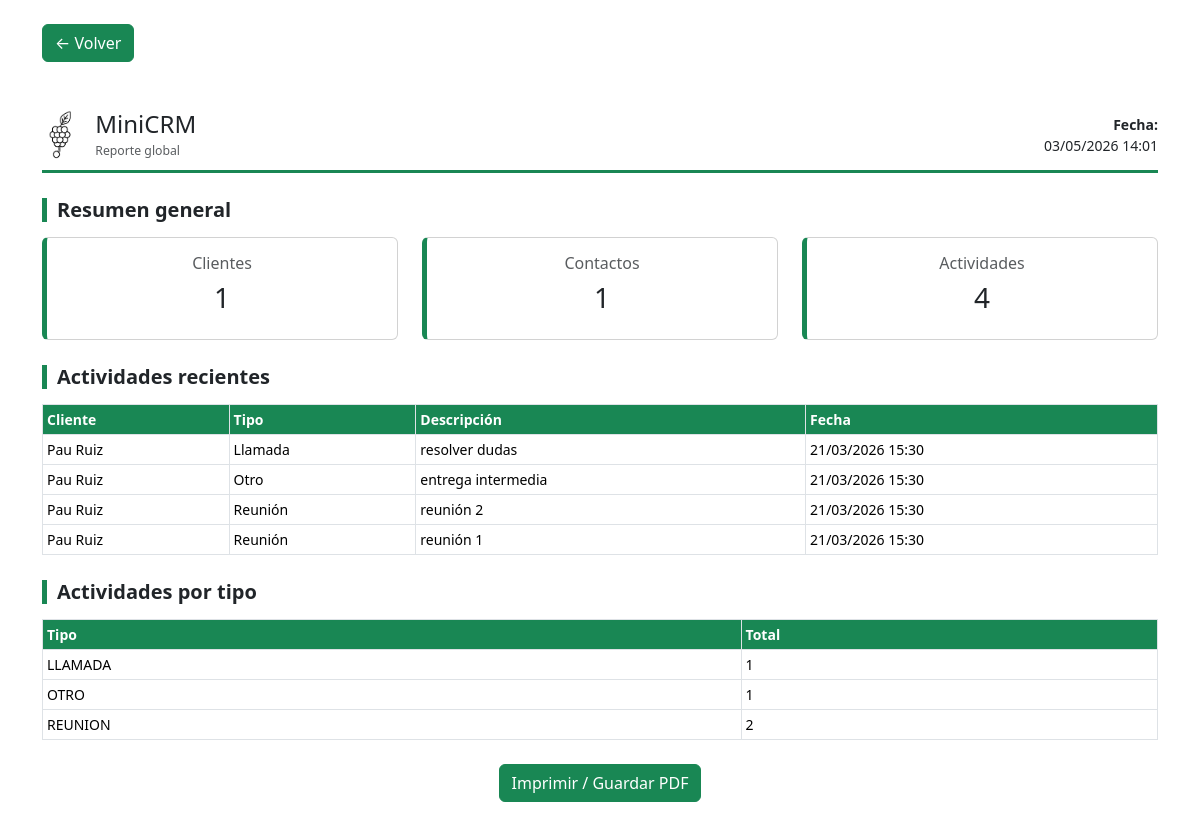
Page /reporte-global/ (signed in) on the earlier database version.
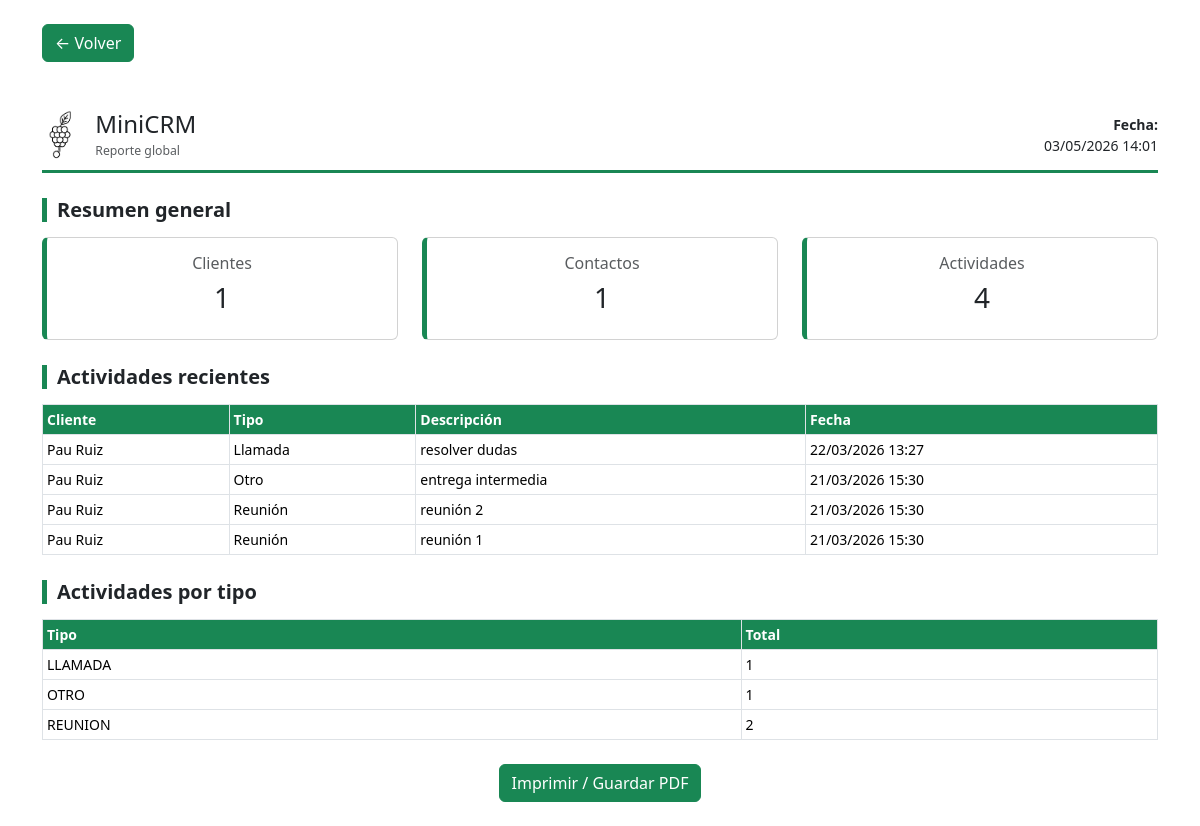
Same page on the later database version.
### clientes/models.py (models this page shows, shortened)
class Actividad(models.Model):
    TIPO_CHOICES = [
        ('LLAMADA', 'Llamada'),
        ('EMAIL', 'Email'),
        ('REUNION', 'Reunión'),
        ('OTRO', 'Otro'),
    ]
    cliente = models.ForeignKey(
        Cliente,
        on_delete=models.CASCADE,
        related_name='actividades'
    )
    tipo = models.CharField(max_length=10, choices=TIPO_CHOICES)
    descripcion = models.TextField()
    fecha = models.DateTimeField(auto_now_add=True)

class Cliente(models.Model):
    usuario = models.ForeignKey(User, on_delete=models.CASCADE)
    nombre = models.CharField(max_length=100)
    telefono = models.CharField(max_length=20)
    email = models.EmailField()
    empresa = models.CharField(max_length=100, blank=True)
    notas = models.TextField(blank=True)
    fecha_creacion = models.DateTimeField(auto_now_add=True)

### clientes/views.py (the view)
# urls.py: path('reporte-global/', views.reporte_global, name='reporte_global'),
@login_required
def reporte_global(request):
    total_clientes = Cliente.objects.filter(usuario=request.user).count()
    total_contactos = Contacto.objects.filter(cliente__usuario=request.user).count()
    total_actividades = Actividad.objects.filter(cliente__usuario=request.user).count()
    actividades_recientes = Actividad.objects.filter(
        cliente__usuario=request.user
    ).order_by('-fecha')[:20]
    actividades_por_tipo = Actividad.objects.filter(
        cliente__usuario=request.user
    ).values('tipo').annotate(total=Count('tipo'))
    return render(request, 'clientes/reporte_global.html', {
        'total_clientes': total_clientes,
        'total_contactos': total_contactos,
        'total_actividades': total_actividades,
        'actividades_recientes': actividades_recientes,
        'actividades_por_tipo': actividades_por_tipo,
        'now': timezone.now(),
    })

### clientes/templates/clientes/reporte_global.html (shortened to what this page needs)
{% load static %}
<!DOCTYPE html>
<html lang="es">
<head>
    <link href="https://cdn.jsdelivr.net/npm/bootstrap@5.3.2/dist/css/bootstrap.min.css" rel="stylesheet">
</head>
<body class="container py-4">
    <div class="no-print mb-5">
        <a href="{% url 'dashboard' %}" class="btn btn-success">
            ← Volver
        </a>
    </div>
    <div class="report-header d-flex justify-content-between align-items-center">
        <div class="d-flex align-items-center">
            <img src="{% static 'img/logo.png' %}" class="logo me-3">
            <div>
                <h4 class="mb-0">MiniCRM</h4>
                <small class="text-muted">Reporte global</small>
            </div>
        </div>
        <div class="text-end">
            <strong>Fecha:</strong><br>
            {{ now|date:"d/m/Y H:i" }}
        </div>
    </div>
    <h5 class="section-title">Resumen general</h5>
    <div class="row text-center mb-3">
        <div class="col-4">
            <div class="card card-summary p-3">
                <h6 class="text-muted">Clientes</h6>
                <h3>{{ total_clientes }}</h3>
            </div>
        </div>
        <div class="col-4">
            <div class="card card-summary p-3">
                <h6 class="text-muted">Contactos</h6>
                <h3>{{ total_contactos }}</h3>
            </div>
        </div>
        <div class="col-4">
            <div class="card card-summary p-3">
                <h6 class="text-muted">Actividades</h6>
                <h3>{{ total_actividades }}</h3>
            </div>
        </div>
    </div>
    <h5 class="section-title">Actividades recientes</h5>
    {% if actividades_recientes %}
    <table class="table table-bordered table-sm">
        <thead>
            <tr>
                <th>Cliente</th>
                <th>Tipo</th>
                <th>Descripción</th>
                <th>Fecha</th>
            </tr>
        </thead>
        <tbody>
            {% for a in actividades_recientes %}
            <tr>
                <td>{{ a.cliente.nombre }}</td>
                <td>{{ a.get_tipo_display }}</td>
                <td>{{ a.descripcion }}</td>
                <td>{{ a.fecha|date:"d/m/Y H:i" }}</td>
            </tr>
            {% endfor %}
        </tbody>
    </table>
    {% else %}
        <p class="text-muted">No hay actividades registradas</p>
    {% endif %}
    <h5 class="section-title">Actividades por tipo</h5>
    <table class="table table-bordered table-sm">
        <thead>
            <tr>
                <th>Tipo</th>
                <th>Total</th>
            </tr>
        </thead>
        <tbody>
            {% for a in actividades_por_tipo %}
            <tr>
                <td>{{ a.tipo }}</td>
                <td>{{ a.total }}</td>
            </tr>
            {% endfor %}
        </tbody>
    </table>
    <div class="text-center mt-4 no-print">
        <button onclick="window.print()" class="btn btn-success">
            Imprimir / Guardar PDF
        </button>
    </div>
</body>
</html>

Differences in the rows shown:
removed Actividad: cliente.nombre "Pau Ruiz", tipo "Llamada", descripcion "resolver dudas", fecha "21/03/2026 15:30", tipo "LLAMADA", total "1"
added Actividad: cliente.nombre "Pau Ruiz", tipo "Llamada", descripcion "resolver dudas", fecha "22/03/2026 13:27", tipo "LLAMADA", total "1"
